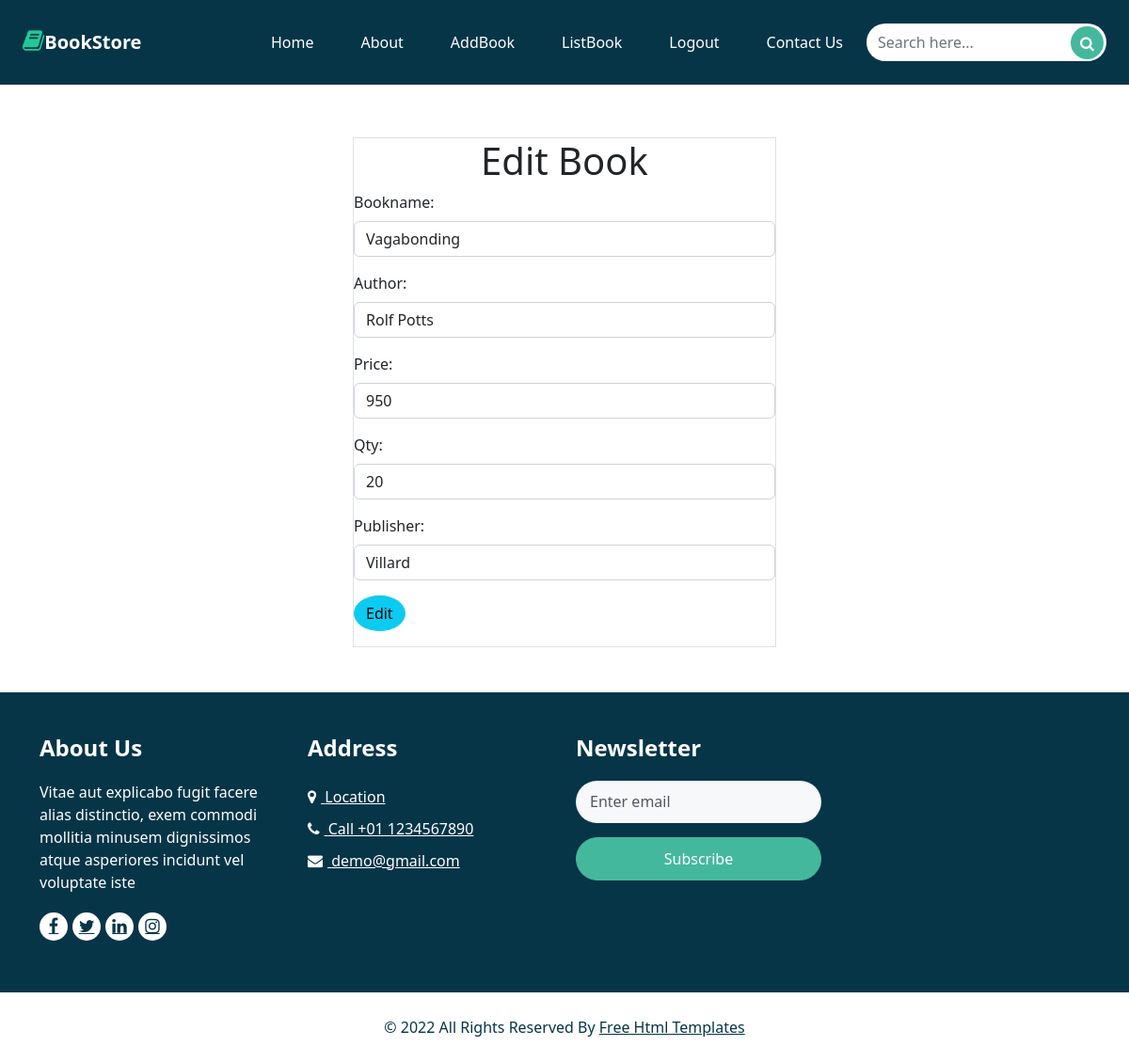
The app's page /book/change/1 (signed in) with its own data.
### bookapp/models.py (models this page shows, shortened)
class Books(models.Model):
    bookname=models.CharField(max_length=200)
    author=models.CharField(max_length=200)
    price=models.IntegerField()
    image=models.ImageField(upload_to="images",null=True)
    qty=models.IntegerField()
    publisher=models.CharField(max_length=200)

### bookapp/views.py (the view, shortened to what this page needs)
# urls.py: path("book/change/<int:id>", views.BookEditView.as_view(), name="edit-book")
@method_decorator(signin_required,name="dispatch")
class BookEditView(UpdateView):
    model = Books
    form_class = forms.BookForm
    template_name = "book-edit.html"
    success_url = reverse_lazy("listbook")
    pk_url_kwarg = "id"

### bookapp/forms.py
class BookForm(forms.ModelForm):
    class Meta:
        model=Books
        fields=["bookname","author","price","qty","publisher"]
        widgets = {
            "bookname": forms.TextInput(attrs={"class": "form-control"}),
            "author": forms.TextInput(attrs={"class": "form-control"}),
            "price": forms.NumberInput(attrs={"class": "form-control"}),
            "qty": forms.NumberInput(attrs={"class": "form-control"}),
            "publisher": forms.TextInput(attrs={"class": "form-control"})
        }

### bookapp/templates/book-edit.html (shortened to what this page needs)
{% extends 'base.html'%}
{%block body_block%}
<div class="container mt-2">
    <div class="row">
        <div class="col-3"></div>
        <div class="col-6">
            <form action="" class="border m-5" method="post">
                <h1 class="text-center">Edit Book</h1>
                {{form.as_p}}
                <div class="mb-3">
                    <button type="submit" class="btn btn-info rounded-circle">Edit</button>
                </div>
            </form>
        </div>
        <div class="col-3"></div>
    </div>
</div>
{%endblock%}

### bookapp/static/css/style.css (style rules this page uses)
body { font-family: 'Mulish', sans-serif; color: #0c0c0c; background-color: #ffffff; overflow-x: hidden; }
.btn, .btn:focus { outline: none !important; -webkit-box-shadow: none; box-shadow: none; }

### bookapp/static/css/responsive.css (style rules this page uses)
@media (min-width: 1200px) { .container { max-width: 1170px; } }

### records on screen
Books: bookname "Vagabonding", author "Rolf Potts", price "950", qty "20", publisher "Villard"
